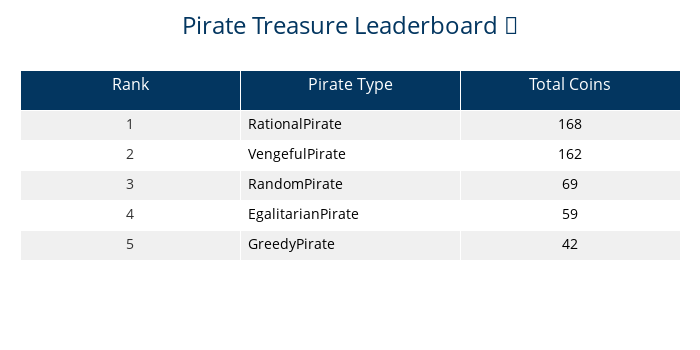

The cell this chart's notebook holds for it:
### Markdown cell above
## Final Tally

### Code cell
# Create a pandas DataFrame from the results
df_results = pd.DataFrame(list(final_results.items()), columns=['Pirate Type', 'Total Coins'])

# Sort the DataFrame by Total Coins in descending order
df_results_sorted = df_results.sort_values('Total Coins', ascending=False).reset_index(drop=True)

# Create color scale
colors = ['#FFA07A', '#98FB98', '#87CEFA', '#DDA0DD', '#F0E68C']

# Create the figure
fig = go.Figure(data=[go.Table(
    header=dict(
        values=['Rank', 'Pirate Type', 'Total Coins'],
        fill_color='#033660',
        align='center',
        font=dict(color='white', size=16),
        height=40
    ),
    cells=dict(
        values=[
            df_results_sorted.index + 1,  # Rank
            df_results_sorted['Pirate Type'],
            df_results_sorted['Total Coins']
        ],
        fill_color=[['#f0f0f0', 'white'] * len(df_results_sorted)],  # alternating row colors
        align=['center', 'left', 'center'],
        font=dict(color=['#333', '#000', '#000'], size=14),
        height=30
    ))
])

# Update layout
fig.update_layout(
    title={
        'text': "Pirate Treasure Leaderboard 🎁",
        'y':0.95,
        'x':0.5,
        'xanchor': 'center',
        'yanchor': 'top',
        'font': dict(size=24, color='#033660')
    },
    margin=dict(l=20, r=20, t=70, b=20),
    height=350,
    width=700,
)

# Show the table
fig.show()

# If you want to save the table as an HTML file (interactive)
#pio.write_html(fig, file='pirate_leaderboard_table.html', auto_open=True)

### Figure 1 — Plotly figure (JSON) as saved in the notebook; plotly's stock layout.template omitted (floating-point values rounded to 4 significant figures)
{"data": [{"cells": {"align": ["center", "left", "center"], "fill": {"color": [["#f0f0f0", "white", "#f0f0f0", "white", "#f0f0f0", "white", "#f0f0f0", "white", "#f0f0f0", "white"]]}, "font": {"color": ["#333", "#000", "#000"], "size": 14}, "height": 30, "values": [[1, 2, 3, 4, 5], ["RationalPirate", "VengefulPirate", "RandomPirate", "EgalitarianPirate", "GreedyPirate"], [168, 162, 69, 59, 42]]}, "header": {"align": "center", "fill": {"color": "#033660"}, "font": {"color": "white", "size": 16}, "height": 40, "values": ["Rank", "Pirate Type", "Total Coins"]}, "type": "table"}], "layout": {"height": 350, "margin": {"b": 20, "l": 20, "r": 20, "t": 70}, "title": {"font": {"color": "#033660", "size": 24}, "text": "Pirate Treasure Leaderboard 🎁", "x": 0.5, "xanchor": "center", "y": 0.95, "yanchor": "top"}, "width": 700}}
